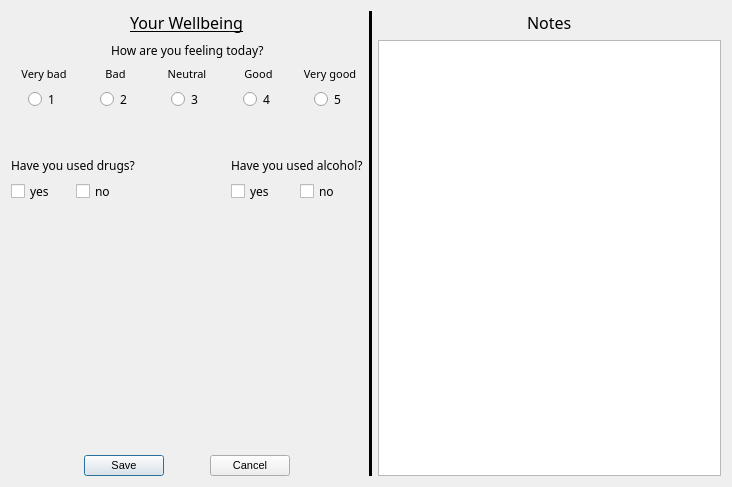
<?xml version="1.0" encoding="UTF-8"?>
<ui version="4.0">
 <class>registration_form</class>
 <widget class="QDialog" name="registration_form">
  <property name="geometry">
   <rect>
    <x>0</x>
    <y>0</y>
    <width>732</width>
    <height>487</height>
   </rect>
  </property>
  <property name="font">
   <font>
    <pointsize>8</pointsize>
   </font>
  </property>
  <property name="windowTitle">
   <string>Registration form</string>
  </property>
  <layout class="QHBoxLayout" name="horizontalLayout_16">
   <item>
    <layout class="QVBoxLayout" name="verticalLayout_10">
     <item>
      <layout class="QHBoxLayout" name="horizontalLayout_10">
       <item>
        <spacer name="horizontalSpacer_9">
         <property name="orientation">
          <enum>Qt::Horizontal</enum>
         </property>
         <property name="sizeHint" stdset="0">
          <size>
           <width>40</width>
           <height>20</height>
          </size>
         </property>
        </spacer>
       </item>
       <item>
        <widget class="QLabel" name="label_5">
         <property name="font">
          <font>
           <family>Segoe UI Variable Display Semib</family>
           <pointsize>12</pointsize>
           <underline>true</underline>
          </font>
         </property>
         <property name="text">
          <string>Your Wellbeing</string>
         </property>
        </widget>
       </item>
       <item>
        <spacer name="horizontalSpacer_10">
         <property name="orientation">
          <enum>Qt::Horizontal</enum>
         </property>
         <property name="sizeHint" stdset="0">
          <size>
           <width>40</width>
           <height>20</height>
          </size>
         </property>
        </spacer>
       </item>
      </layout>
     </item>
     <item>
      <layout class="QVBoxLayout" name="verticalLayout_9">
       <item>
        <layout class="QHBoxLayout" name="horizontalLayout_6">
         <item>
          <spacer name="horizontalSpacer_3">
           <property name="font">
            <font>
             <family>Segoe UI Variable Display Semib</family>
             <pointsize>9</pointsize>
            </font>
           </property>
           <property name="orientation">
            <enum>Qt::Horizontal</enum>
           </property>
           <property name="sizeHint" stdset="0">
            <size>
             <width>40</width>
             <height>20</height>
            </size>
           </property>
          </spacer>
         </item>
         <item>
          <widget class="QLabel" name="label">
           <property name="font">
            <font>
             <family>Segoe UI Variable Display Semib</family>
             <pointsize>9</pointsize>
            </font>
           </property>
           <property name="text">
            <string>How are you feeling today?</string>
           </property>
          </widget>
         </item>
         <item>
          <spacer name="horizontalSpacer_4">
           <property name="font">
            <font>
             <family>Segoe UI Variable Display Semib</family>
             <pointsize>9</pointsize>
            </font>
           </property>
           <property name="orientation">
            <enum>Qt::Horizontal</enum>
           </property>
           <property name="sizeHint" stdset="0">
            <size>
             <width>40</width>
             <height>20</height>
            </size>
           </property>
          </spacer>
         </item>
        </layout>
       </item>
       <item>
        <layout class="QHBoxLayout" name="horizontalLayout_15">
         <item>
          <layout class="QVBoxLayout" name="verticalLayout_8">
           <item>
            <widget class="QLabel" name="label_7">
             <property name="font">
              <font>
               <family>Segoe UI Variable Display Semil</family>
               <pointsize>8</pointsize>
              </font>
             </property>
             <property name="layoutDirection">
              <enum>Qt::LeftToRight</enum>
             </property>
             <property name="text">
              <string>Very bad</string>
             </property>
             <property name="alignment">
              <set>Qt::AlignCenter</set>
             </property>
            </widget>
           </item>
           <item>
            <layout class="QHBoxLayout" name="horizontalLayout_13">
             <item>
              <spacer name="horizontalSpacer_13">
               <property name="orientation">
                <enum>Qt::Horizontal</enum>
               </property>
               <property name="sizeHint" stdset="0">
                <size>
                 <width>10</width>
                 <height>20</height>
                </size>
               </property>
              </spacer>
             </item>
             <item>
              <widget class="QRadioButton" name="registration_form_rbutton_wellbeing_1">
               <property name="font">
                <font>
                 <family>Segoe UI Variable Display Semib</family>
                 <pointsize>9</pointsize>
                </font>
               </property>
               <property name="text">
                <string>1</string>
               </property>
               <property name="checked">
                <bool>false</bool>
               </property>
               <property name="autoRepeat">
                <bool>false</bool>
               </property>
              </widget>
             </item>
             <item>
              <spacer name="horizontalSpacer_14">
               <property name="orientation">
                <enum>Qt::Horizontal</enum>
               </property>
               <property name="sizeHint" stdset="0">
                <size>
                 <width>10</width>
                 <height>20</height>
                </size>
               </property>
              </spacer>
             </item>
            </layout>
           </item>
          </layout>
         </item>
         <item>
          <layout class="QVBoxLayout" name="verticalLayout_6">
           <item>
            <widget class="QLabel" name="label_8">
             <property name="font">
              <font>
               <family>Segoe UI Variable Display Semil</family>
               <pointsize>8</pointsize>
              </font>
             </property>
             <property name="layoutDirection">
              <enum>Qt::LeftToRight</enum>
             </property>
             <property name="text">
              <string>Bad</string>
             </property>
             <property name="alignment">
              <set>Qt::AlignCenter</set>
             </property>
            </widget>
           </item>
           <item>
            <layout class="QHBoxLayout" name="horizontalLayout_12">
             <item>
              <spacer name="horizontalSpacer_15">
               <property name="orientation">
                <enum>Qt::Horizontal</enum>
               </property>
               <property name="sizeHint" stdset="0">
                <size>
                 <width>10</width>
                 <height>20</height>
                </size>
               </property>
              </spacer>
             </item>
             <item>
              <widget class="QRadioButton" name="registration_form_rbutton_wellbeing_2">
               <property name="font">
                <font>
                 <family>Segoe UI Variable Display Semib</family>
                 <pointsize>9</pointsize>
                </font>
               </property>
               <property name="text">
                <string>2</string>
               </property>
              </widget>
             </item>
             <item>
              <spacer name="horizontalSpacer_16">
               <property name="orientation">
                <enum>Qt::Horizontal</enum>
               </property>
               <property name="sizeHint" stdset="0">
                <size>
                 <width>10</width>
                 <height>20</height>
                </size>
               </property>
              </spacer>
             </item>
            </layout>
           </item>
          </layout>
         </item>
         <item>
          <layout class="QVBoxLayout" name="verticalLayout_5">
           <item>
            <widget class="QLabel" name="label_10">
             <property name="font">
              <font>
               <family>Segoe UI Variable Display Semil</family>
               <pointsize>8</pointsize>
              </font>
             </property>
             <property name="layoutDirection">
              <enum>Qt::LeftToRight</enum>
             </property>
             <property name="text">
              <string>Neutral</string>
             </property>
             <property name="alignment">
              <set>Qt::AlignCenter</set>
             </property>
            </widget>
           </item>
           <item>
            <layout class="QHBoxLayout" name="horizontalLayout_11">
             <item>
              <spacer name="horizontalSpacer_18">
               <property name="orientation">
                <enum>Qt::Horizontal</enum>
               </property>
               <property name="sizeHint" stdset="0">
                <size>
                 <width>10</width>
                 <height>20</height>
                </size>
               </property>
              </spacer>
             </item>
             <item>
              <widget class="QRadioButton" name="registration_form_rbutton_wellbeing_3">
               <property name="font">
                <font>
                 <family>Segoe UI Variable Display Semib</family>
                 <pointsize>9</pointsize>
                </font>
               </property>
               <property name="text">
                <string>3</string>
               </property>
              </widget>
             </item>
             <item>
              <spacer name="horizontalSpacer_17">
               <property name="orientation">
                <enum>Qt::Horizontal</enum>
               </property>
               <property name="sizeHint" stdset="0">
                <size>
                 <width>10</width>
                 <height>20</height>
                </size>
               </property>
              </spacer>
             </item>
            </layout>
           </item>
          </layout>
         </item>
         <item>
          <layout class="QVBoxLayout" name="verticalLayout_7">
           <item>
            <widget class="QLabel" name="label_9">
             <property name="font">
              <font>
               <family>Segoe UI Variable Display Semil</family>
               <pointsize>8</pointsize>
              </font>
             </property>
             <property name="layoutDirection">
              <enum>Qt::LeftToRight</enum>
             </property>
             <property name="text">
              <string>Good</string>
             </property>
             <property name="alignment">
              <set>Qt::AlignCenter</set>
             </property>
            </widget>
           </item>
           <item>
            <layout class="QHBoxLayout" name="horizontalLayout_14">
             <item>
              <spacer name="horizontalSpacer_20">
               <property name="orientation">
                <enum>Qt::Horizontal</enum>
               </property>
               <property name="sizeHint" stdset="0">
                <size>
                 <width>10</width>
                 <height>20</height>
                </size>
               </property>
              </spacer>
             </item>
             <item>
              <widget class="QRadioButton" name="registration_form_rbutton_wellbeing_4">
               <property name="font">
                <font>
                 <family>Segoe UI Variable Display Semib</family>
                 <pointsize>9</pointsize>
                </font>
               </property>
               <property name="text">
                <string>4</string>
               </property>
              </widget>
             </item>
             <item>
              <spacer name="horizontalSpacer_19">
               <property name="orientation">
                <enum>Qt::Horizontal</enum>
               </property>
               <property name="sizeHint" stdset="0">
                <size>
                 <width>10</width>
                 <height>20</height>
                </size>
               </property>
              </spacer>
             </item>
            </layout>
           </item>
          </layout>
         </item>
         <item>
          <layout class="QVBoxLayout" name="verticalLayout_3">
           <item>
            <widget class="QLabel" name="label_6">
             <property name="font">
              <font>
               <family>Segoe UI Variable Display Semil</family>
               <pointsize>8</pointsize>
              </font>
             </property>
             <property name="layoutDirection">
              <enum>Qt::LeftToRight</enum>
             </property>
             <property name="text">
              <string>Very good</string>
             </property>
             <property name="alignment">
              <set>Qt::AlignCenter</set>
             </property>
            </widget>
           </item>
           <item>
            <layout class="QHBoxLayout" name="horizontalLayout_3">
             <item>
              <spacer name="horizontalSpacer_11">
               <property name="orientation">
                <enum>Qt::Horizontal</enum>
               </property>
               <property name="sizeHint" stdset="0">
                <size>
                 <width>10</width>
                 <height>20</height>
                </size>
               </property>
              </spacer>
             </item>
             <item>
              <widget class="QRadioButton" name="registration_form_rbutton_wellbeing_5">
               <property name="font">
                <font>
                 <family>Segoe UI Variable Display Semib</family>
                 <pointsize>9</pointsize>
                </font>
               </property>
               <property name="toolTip">
                <string/>
               </property>
               <property name="toolTipDuration">
                <number>-1</number>
               </property>
               <property name="statusTip">
                <string/>
               </property>
               <property name="whatsThis">
                <string/>
               </property>
               <property name="accessibleName">
                <string/>
               </property>
               <property name="text">
                <string>5</string>
               </property>
              </widget>
             </item>
             <item>
              <spacer name="horizontalSpacer_12">
               <property name="orientation">
                <enum>Qt::Horizontal</enum>
               </property>
               <property name="sizeHint" stdset="0">
                <size>
                 <width>10</width>
                 <height>20</height>
                </size>
               </property>
              </spacer>
             </item>
            </layout>
           </item>
          </layout>
         </item>
        </layout>
       </item>
      </layout>
     </item>
     <item>
      <spacer name="verticalSpacer">
       <property name="orientation">
        <enum>Qt::Vertical</enum>
       </property>
       <property name="sizeType">
        <enum>QSizePolicy::Fixed</enum>
       </property>
       <property name="sizeHint" stdset="0">
        <size>
         <width>20</width>
         <height>40</height>
        </size>
       </property>
      </spacer>
     </item>
     <item>
      <layout class="QHBoxLayout" name="horizontalLayout_7">
       <item>
        <layout class="QVBoxLayout" name="verticalLayout_2">
         <item>
          <widget class="QLabel" name="label_2">
           <property name="font">
            <font>
             <family>Segoe UI Variable Display Semib</family>
             <pointsize>9</pointsize>
            </font>
           </property>
           <property name="text">
            <string>Have you used drugs?</string>
           </property>
          </widget>
         </item>
         <item>
          <layout class="QHBoxLayout" name="horizontalLayout">
           <item>
            <widget class="QCheckBox" name="registration_form_boxes_drugs_yes">
             <property name="font">
              <font>
               <family>Segoe UI Variable Display Semib</family>
               <pointsize>9</pointsize>
              </font>
             </property>
             <property name="text">
              <string>yes</string>
             </property>
            </widget>
           </item>
           <item>
            <widget class="QCheckBox" name="registration_form_boxes_drugs_no">
             <property name="font">
              <font>
               <family>Segoe UI Variable Display Semib</family>
               <pointsize>9</pointsize>
              </font>
             </property>
             <property name="text">
              <string>no</string>
             </property>
            </widget>
           </item>
          </layout>
         </item>
        </layout>
       </item>
       <item>
        <spacer name="horizontalSpacer_5">
         <property name="orientation">
          <enum>Qt::Horizontal</enum>
         </property>
         <property name="sizeHint" stdset="0">
          <size>
           <width>40</width>
           <height>20</height>
          </size>
         </property>
        </spacer>
       </item>
       <item>
        <layout class="QVBoxLayout" name="verticalLayout">
         <item>
          <widget class="QLabel" name="label_3">
           <property name="font">
            <font>
             <family>Segoe UI Variable Display Semib</family>
             <pointsize>9</pointsize>
            </font>
           </property>
           <property name="text">
            <string>Have you used alcohol?</string>
           </property>
          </widget>
         </item>
         <item>
          <layout class="QHBoxLayout" name="horizontalLayout_2">
           <item>
            <widget class="QCheckBox" name="registration_form_boxes_alcohol_yes">
             <property name="font">
              <font>
               <family>Segoe UI Variable Display Semib</family>
               <pointsize>9</pointsize>
              </font>
             </property>
             <property name="text">
              <string>yes</string>
             </property>
            </widget>
           </item>
           <item>
            <widget class="QCheckBox" name="registration_form_boxes_alcohol_no">
             <property name="font">
              <font>
               <family>Segoe UI Variable Text Semibold</family>
               <pointsize>9</pointsize>
              </font>
             </property>
             <property name="text">
              <string>no</string>
             </property>
            </widget>
           </item>
          </layout>
         </item>
        </layout>
       </item>
      </layout>
     </item>
     <item>
      <spacer name="verticalSpacer_2">
       <property name="orientation">
        <enum>Qt::Vertical</enum>
       </property>
       <property name="sizeHint" stdset="0">
        <size>
         <width>20</width>
         <height>40</height>
        </size>
       </property>
      </spacer>
     </item>
     <item>
      <layout class="QHBoxLayout" name="horizontalLayout_9">
       <item>
        <spacer name="horizontalSpacer_7">
         <property name="orientation">
          <enum>Qt::Horizontal</enum>
         </property>
         <property name="sizeHint" stdset="0">
          <size>
           <width>40</width>
           <height>20</height>
          </size>
         </property>
        </spacer>
       </item>
       <item>
        <layout class="QHBoxLayout" name="horizontalLayout_8">
         <item>
          <widget class="QPushButton" name="registration_form_button_save">
           <property name="text">
            <string>Save</string>
           </property>
          </widget>
         </item>
         <item>
          <spacer name="horizontalSpacer_6">
           <property name="orientation">
            <enum>Qt::Horizontal</enum>
           </property>
           <property name="sizeHint" stdset="0">
            <size>
             <width>40</width>
             <height>20</height>
            </size>
           </property>
          </spacer>
         </item>
         <item>
          <widget class="QPushButton" name="registration_form_button_cancel">
           <property name="text">
            <string>Cancel</string>
           </property>
          </widget>
         </item>
        </layout>
       </item>
       <item>
        <spacer name="horizontalSpacer_8">
         <property name="orientation">
          <enum>Qt::Horizontal</enum>
         </property>
         <property name="sizeHint" stdset="0">
          <size>
           <width>40</width>
           <height>20</height>
          </size>
         </property>
        </spacer>
       </item>
      </layout>
     </item>
    </layout>
   </item>
   <item>
    <layout class="QHBoxLayout" name="horizontalLayout_5">
     <item>
      <widget class="Line" name="line">
       <property name="frameShadow">
        <enum>QFrame::Plain</enum>
       </property>
       <property name="lineWidth">
        <number>5</number>
       </property>
       <property name="orientation">
        <enum>Qt::Vertical</enum>
       </property>
      </widget>
     </item>
     <item>
      <layout class="QVBoxLayout" name="verticalLayout_4">
       <item>
        <layout class="QHBoxLayout" name="horizontalLayout_4">
         <item>
          <spacer name="horizontalSpacer">
           <property name="orientation">
            <enum>Qt::Horizontal</enum>
           </property>
           <property name="sizeHint" stdset="0">
            <size>
             <width>40</width>
             <height>20</height>
            </size>
           </property>
          </spacer>
         </item>
         <item>
          <widget class="QLabel" name="register_notes_label">
           <property name="font">
            <font>
             <family>Segoe UI Variable Display Semib</family>
             <pointsize>12</pointsize>
            </font>
           </property>
           <property name="text">
            <string>Notes</string>
           </property>
          </widget>
         </item>
         <item>
          <spacer name="horizontalSpacer_2">
           <property name="orientation">
            <enum>Qt::Horizontal</enum>
           </property>
           <property name="sizeHint" stdset="0">
            <size>
             <width>40</width>
             <height>20</height>
            </size>
           </property>
          </spacer>
         </item>
        </layout>
       </item>
       <item>
        <widget class="QPlainTextEdit" name="registration_form_notepad">
         <property name="plainText">
          <string/>
         </property>
         <property name="placeholderText">
          <string>Write your notes here: </string>
         </property>
        </widget>
       </item>
      </layout>
     </item>
    </layout>
   </item>
  </layout>
 </widget>
 <resources/>
 <connections>
  <connection>
   <sender>registration_form_button_cancel</sender>
   <signal>clicked()</signal>
   <receiver>registration_form</receiver>
   <slot>reject()</slot>
   <hints>
    <hint type="sourcelabel">
     <x>293</x>
     <y>451</y>
    </hint>
    <hint type="destinationlabel">
     <x>301</x>
     <y>395</y>
    </hint>
   </hints>
  </connection>
 </connections>
</ui>
